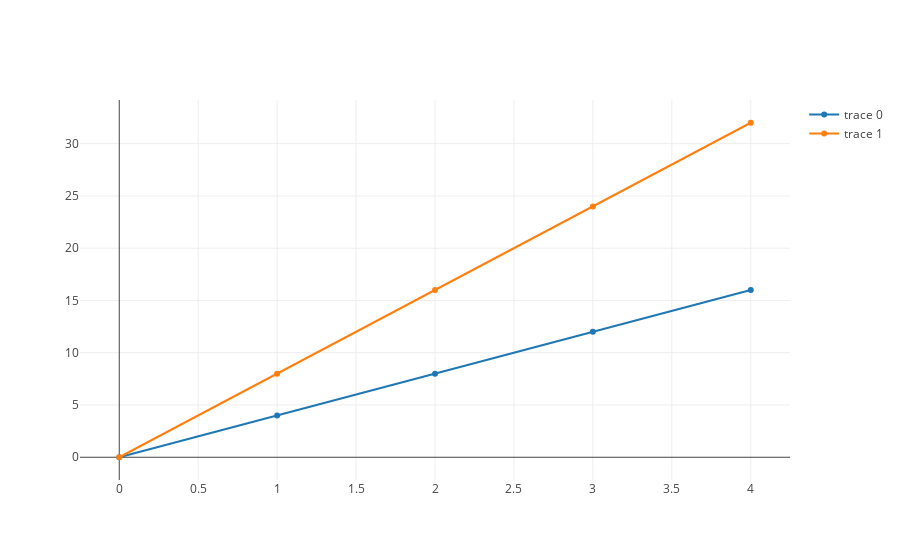

The code cell stored with this chart in its notebook:
### Markdown cell above
Now let's create a figure with two traces.  This is easy enough.  Each trace is a dictionary.  And we make each trace an element in our list (which is for our figure).  This makes sense, as our figure is a list of traces.

### Code cell
first_trace =  {'x': [0, 1, 2, 3, 4], 'y': [0, 4, 8, 12, 16]}
second_trace =  {'x': [0, 1, 2, 3, 4], 'y': [0, 8, 16, 24, 32]}

iplot([
   first_trace, second_trace
])

### Figure 1 — Plotly figure (JSON) as saved in the notebook; plotly's stock layout.template omitted (floating-point values rounded to 4 significant figures)
{"data": [{"type": "scatter", "uid": "35d2aa43-4d73-44ca-b795-c0d8444fda82", "x": [0, 1, 2, 3, 4], "y": [0, 4, 8, 12, 16]}, {"type": "scatter", "uid": "95948825-367d-43c3-a6c0-db74117ef9e3", "x": [0, 1, 2, 3, 4], "y": [0, 8, 16, 24, 32]}], "layout": {"autosize": true, "xaxis": {"autorange": true, "range": [-0.252, 4.252], "type": "linear"}, "yaxis": {"autorange": true, "range": [-2.344, 34.34], "type": "linear"}}}
